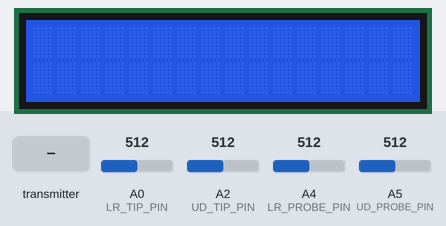
A sketch run on a simulated Arduino Uno, built with avr-gcc and run on an emulated ATmega328P. Shown: 16×2 character LCD. The test bench sets the inputs (shaded band); at power-on: A0 (LR_TIP_PIN) = 512, A2 (UD_TIP_PIN) = 512, A4 (LR_PROBE_PIN) = 512, A5 (UD_PROBE_PIN) = 512. No radio packets arrive unless stated; what the sketch prints to the serial monitor is not drawn.

Above: at 1.2 s.
1.3 s: the transmitter starts sending posMetrics.0 = 0
At 1.32 s:
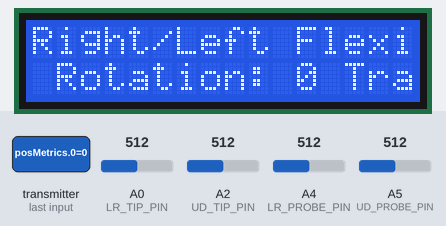
At 1.68 s:
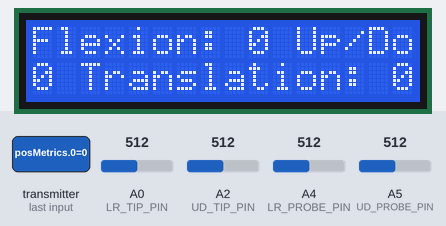
2.9 s: the transmitter starts sending posMetrics.1 = 1023
At 4.46 s:
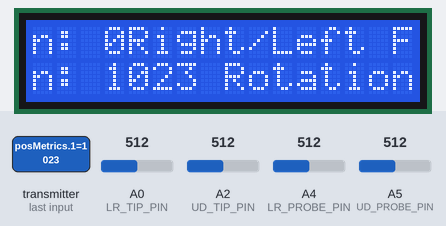
4.5 s: the transmitter starts sending posMetrics.2 = 256
At 4.57 s:
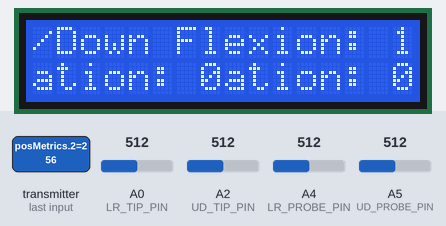

Measured:
- after the input at 1.3 s, the display: changes at once (image 1)
- after the input at 2.9 s, the display: first changes at once (image 3 shows a later state)
- after the input at 4.5 s, the display: first changes at once (image 4 shows a later state)

The sketch:

joystickRadioTransmitterFinalV3.ino
```cpp
#include <SPI.h>
#include <nRF24L01.h>
#include <RF24.h>
#include <LiquidCrystal.h>

//instantiating LCD display
const int rs, en, d4, d5, d6, d7;
LiquidCrystal lcd(rs, en, d4, d5, d6, d7);

//Defining and instantiating radio and parameters
int CE_PIN = 9;
int CSN_PIN = 10;
RF24 radio(CE_PIN,CSN_PIN);
const byte addresses[][6] = {"00001","00002"};

//Defining joystick pins
#define LR_TIP_PIN A0
#define UD_TIP_PIN A2
#define LR_PROBE_PIN A4
#define UD_PROBE_PIN A5

//joystick limit parameters
int LR_MIN = -100;
int LR_MAX = 100;
int UD_MIN = -100;
int UD_MAX = 100;

//pre instantiated for radio communication and mapping
int joyPos[4] = {};
int joyPosArray[4] = {};
int posMetrics[4] = {};
int topServo;
int botServo;
int stepper;
int linActuator;

void setup() {
  Serial.begin(115200);
  radio.begin();
  radio.openWritingPipe(addresses[1]);
  radio.openReadingPipe(1, addresses[0]);
  radio.setPALevel(RF24_PA_MIN);
  radio.stopListening();

  //setting up LCD display
  lcd.begin(16,2);
}

void loop() {
  //Sends it to radio for communication
  joyPos[0]= analogRead(LR_TIP_PIN);
  joyPos[1]= analogRead(UD_TIP_PIN);
  joyPos[2] = analogRead(LR_PROBE_PIN);
  joyPos[3] = analogRead(UD_PROBE_PIN);
  joyPosArray[0]= map(joyPos[0], 0, 1023, -100, 100);
  joyPosArray[1]= map(joyPos[1], 0, 1023, 100, -100);
  joyPosArray[2]= map(joyPos[2], 0, 1023, 100,-100);
  joyPosArray[3]= map(joyPos[3], 0, 1023, -100,100);
  radio.write(&joyPosArray, sizeof(joyPos));
  radio.startListening();
  while (!radio.available()) {
    Serial.println("RADIO NOT AVAILABLE");
  }
  radio.read(&posMetrics, sizeof(posMetrics));
  topServo = posMetrics[0];
  botServo = posMetrics[1];
  stepper = posMetrics[2];
  linActuator = posMetrics[3];
  String message = "Right/Left Flexion: " + String(topServo) + "\n" + "Up/Down Flexion: " + String(botServo) + "\n" + "Rotation: " + String(stepper) + "\n" + "Translation: " + String(linActuator);
  lcd.print(message);
  radio.stopListening();
}
```
